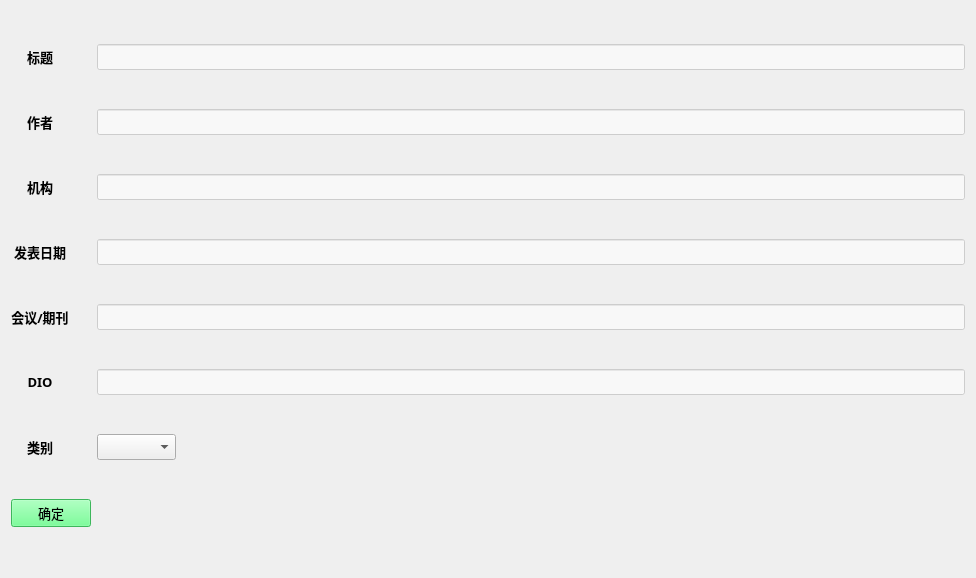
<?xml version="1.0" encoding="UTF-8"?>
<ui version="4.0">
 <class>FormEditPaper</class>
 <widget class="QWidget" name="FormEditPaper">
  <property name="geometry">
   <rect>
    <x>0</x>
    <y>0</y>
    <width>976</width>
    <height>578</height>
   </rect>
  </property>
  <property name="font">
   <font>
    <family>微软雅黑</family>
    <pointsize>12</pointsize>
   </font>
  </property>
  <property name="windowTitle">
   <string>编辑论文信息</string>
  </property>
  <layout class="QGridLayout" name="gridLayout">
   <item row="0" column="0">
    <widget class="QLabel" name="label_7">
     <property name="font">
      <font>
       <family>微软雅黑</family>
       <pointsize>10</pointsize>
       <weight>75</weight>
       <bold>true</bold>
      </font>
     </property>
     <property name="styleSheet">
      <string notr="true">background-color: rgba(255, 255, 255, 0);</string>
     </property>
     <property name="text">
      <string>标题</string>
     </property>
     <property name="alignment">
      <set>Qt::AlignCenter</set>
     </property>
    </widget>
   </item>
   <item row="0" column="2" colspan="2">
    <widget class="QLineEdit" name="paperTitleEdit">
     <property name="font">
      <font>
       <family>微软雅黑</family>
       <pointsize>10</pointsize>
      </font>
     </property>
     <property name="styleSheet">
      <string notr="true">background-color: rgba(255, 255, 255, 150);
</string>
     </property>
    </widget>
   </item>
   <item row="1" column="0">
    <widget class="QLabel" name="label_8">
     <property name="font">
      <font>
       <family>微软雅黑</family>
       <pointsize>10</pointsize>
       <weight>75</weight>
       <bold>true</bold>
      </font>
     </property>
     <property name="styleSheet">
      <string notr="true">background-color: rgba(255, 255, 255, 0);</string>
     </property>
     <property name="text">
      <string>作者</string>
     </property>
     <property name="alignment">
      <set>Qt::AlignCenter</set>
     </property>
    </widget>
   </item>
   <item row="1" column="2" colspan="2">
    <widget class="QLineEdit" name="paperAuthorEdit">
     <property name="font">
      <font>
       <family>微软雅黑</family>
       <pointsize>10</pointsize>
      </font>
     </property>
     <property name="styleSheet">
      <string notr="true">background-color: rgba(255, 255, 255, 150);
</string>
     </property>
    </widget>
   </item>
   <item row="2" column="0">
    <widget class="QLabel" name="label_9">
     <property name="font">
      <font>
       <family>微软雅黑</family>
       <pointsize>10</pointsize>
       <weight>75</weight>
       <bold>true</bold>
      </font>
     </property>
     <property name="styleSheet">
      <string notr="true">background-color: rgba(255, 255, 255, 0);</string>
     </property>
     <property name="text">
      <string>机构</string>
     </property>
     <property name="alignment">
      <set>Qt::AlignCenter</set>
     </property>
    </widget>
   </item>
   <item row="2" column="2" colspan="2">
    <widget class="QLineEdit" name="paperInsEdit">
     <property name="font">
      <font>
       <family>微软雅黑</family>
       <pointsize>10</pointsize>
      </font>
     </property>
     <property name="styleSheet">
      <string notr="true">background-color: rgba(255, 255, 255, 150);
</string>
     </property>
    </widget>
   </item>
   <item row="3" column="0">
    <widget class="QLabel" name="label_10">
     <property name="font">
      <font>
       <family>微软雅黑</family>
       <pointsize>10</pointsize>
       <weight>75</weight>
       <bold>true</bold>
      </font>
     </property>
     <property name="styleSheet">
      <string notr="true">background-color: rgba(255, 255, 255, 0);</string>
     </property>
     <property name="text">
      <string>发表日期</string>
     </property>
     <property name="alignment">
      <set>Qt::AlignCenter</set>
     </property>
    </widget>
   </item>
   <item row="3" column="2" colspan="2">
    <widget class="QLineEdit" name="paperDateEdit">
     <property name="font">
      <font>
       <family>微软雅黑</family>
       <pointsize>10</pointsize>
      </font>
     </property>
     <property name="styleSheet">
      <string notr="true">background-color: rgba(255, 255, 255, 150);
</string>
     </property>
    </widget>
   </item>
   <item row="4" column="0">
    <widget class="QLabel" name="label_11">
     <property name="font">
      <font>
       <family>微软雅黑</family>
       <pointsize>10</pointsize>
       <weight>75</weight>
       <bold>true</bold>
      </font>
     </property>
     <property name="styleSheet">
      <string notr="true">background-color: rgba(255, 255, 255, 0);</string>
     </property>
     <property name="text">
      <string>会议/期刊</string>
     </property>
     <property name="alignment">
      <set>Qt::AlignCenter</set>
     </property>
    </widget>
   </item>
   <item row="4" column="2" colspan="2">
    <widget class="QLineEdit" name="paperConfEdit">
     <property name="font">
      <font>
       <family>微软雅黑</family>
       <pointsize>10</pointsize>
      </font>
     </property>
     <property name="styleSheet">
      <string notr="true">background-color: rgba(255, 255, 255, 150);
</string>
     </property>
    </widget>
   </item>
   <item row="5" column="0">
    <widget class="QLabel" name="label_13">
     <property name="font">
      <font>
       <family>微软雅黑</family>
       <pointsize>10</pointsize>
       <weight>75</weight>
       <bold>true</bold>
      </font>
     </property>
     <property name="styleSheet">
      <string notr="true">background-color: rgba(255, 255, 255, 0);</string>
     </property>
     <property name="text">
      <string>DIO</string>
     </property>
     <property name="alignment">
      <set>Qt::AlignCenter</set>
     </property>
    </widget>
   </item>
   <item row="6" column="0">
    <widget class="QLabel" name="label_12">
     <property name="font">
      <font>
       <family>微软雅黑</family>
       <pointsize>10</pointsize>
       <weight>75</weight>
       <bold>true</bold>
      </font>
     </property>
     <property name="styleSheet">
      <string notr="true">background-color: rgba(255, 255, 255, 0);</string>
     </property>
     <property name="text">
      <string>类别</string>
     </property>
     <property name="alignment">
      <set>Qt::AlignCenter</set>
     </property>
    </widget>
   </item>
   <item row="6" column="2">
    <widget class="QComboBox" name="paperCombo">
     <property name="font">
      <font>
       <family>微软雅黑</family>
       <pointsize>10</pointsize>
      </font>
     </property>
    </widget>
   </item>
   <item row="6" column="3">
    <spacer name="horizontalSpacer_2">
     <property name="orientation">
      <enum>Qt::Horizontal</enum>
     </property>
     <property name="sizeHint" stdset="0">
      <size>
       <width>756</width>
       <height>20</height>
      </size>
     </property>
    </spacer>
   </item>
   <item row="7" column="0" colspan="2">
    <widget class="QPushButton" name="paperEditBtn">
     <property name="font">
      <font>
       <family>微软雅黑</family>
       <pointsize>10</pointsize>
      </font>
     </property>
     <property name="styleSheet">
      <string notr="true">background-color: rgba(255, 255, 255, 0);
background-color: rgb(85, 255, 127);</string>
     </property>
     <property name="text">
      <string>确定</string>
     </property>
    </widget>
   </item>
   <item row="5" column="2" colspan="2">
    <widget class="QLineEdit" name="paperDOIEdit">
     <property name="font">
      <font>
       <family>微软雅黑</family>
       <pointsize>10</pointsize>
      </font>
     </property>
     <property name="styleSheet">
      <string notr="true">background-color: rgba(255, 255, 255, 150);
</string>
     </property>
    </widget>
   </item>
  </layout>
 </widget>
 <resources/>
 <connections/>
</ui>
